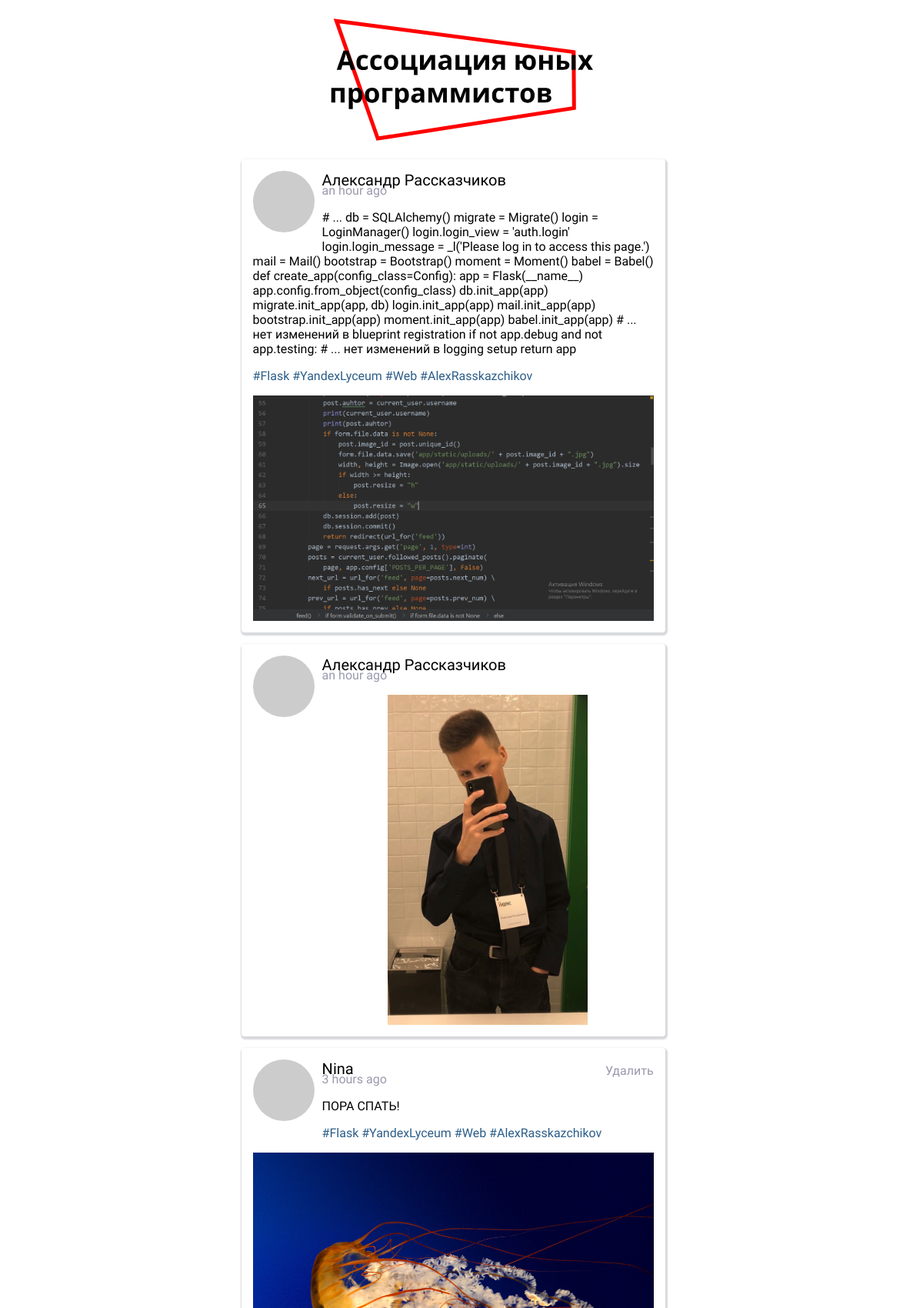
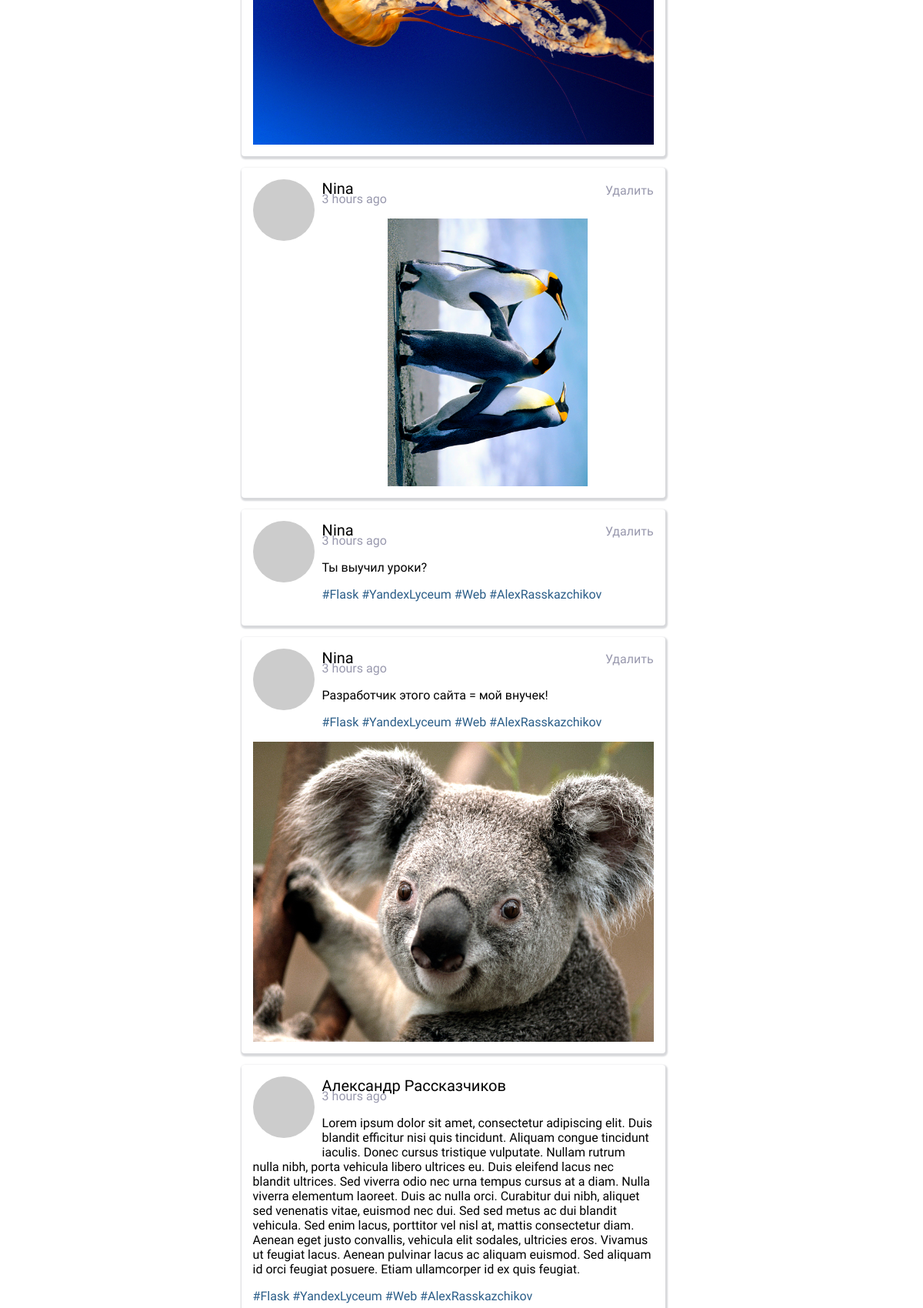
The page /explore (signed in, upper part) on the database its author committed (2 pictures, top to bottom).
### app/models.py (models this page shows, shortened)
class Post(db.Model):
    id = db.Column(db.Integer, primary_key=True)
    body = db.Column(db.String(140))
    timestamp = db.Column(db.DateTime, index=True, default=datetime.utcnow)
    user_id = db.Column(db.Integer, db.ForeignKey('user.id'))
    image_id = db.Column(db.String(140))
    resize = db.Column(db.String(1))

class User(UserMixin, db.Model):
    id = db.Column(db.Integer, primary_key=True)
    username = db.Column(db.String(64), index=True, unique=True)
    email = db.Column(db.String(120), index=True, unique=True)
    password_hash = db.Column(db.String(128))
    posts = db.relationship('Post', backref='author', lazy='dynamic')
    about_me = db.Column(db.String(140))
    last_seen = db.Column(db.DateTime, default=datetime.utcnow)
    followed = db.relationship(
        'User', secondary=followers,
        primaryjoin=(followers.c.follower_id == id),
        secondaryjoin=(followers.c.followed_id == id),
        backref=db.backref('followers', lazy='dynamic'), lazy='dynamic')
    def avatar(self, size):
        digest = md5(self.email.lower().encode('utf-8')).hexdigest()
        return 'https://www.gravatar.com/avatar/{}?d=identicon&s={}'.format(
            digest, size)

### app/routes.py (the view)
@app.route('/explore')
@login_required
def explore():
    page = request.args.get('page', 1, type=int)
    posts = Post.query.order_by(Post.timestamp.desc()).paginate(
        page, app.config['POSTS_PER_PAGE'], False)
    next_url = url_for('explore', page=posts.next_num) \
        if posts.has_next else None
    prev_url = url_for('explore', page=posts.prev_num) \
        if posts.has_prev else None
    return render_template("feed.html", posts=posts.items,
                           next_url=next_url, prev_url=prev_url)

### app/models.py (called while the page is built)
@login.user_loader
def load_user(user_id):
    return User.query.get(int(user_id))

### app/routes.py (called while the page is built)
@app.before_request
def before_request():
    if current_user.is_authenticated:
        current_user.last_seen = datetime.utcnow()
        db.session.commit()

### app/templates/feed.html (shortened to what this page needs)
{% extends "base.html" %}
{% block content %}
    <div style="text-align: left; width: 40%; margin: auto; padding-top: 1em;">
        {% for post in posts %}
        {% include '_post.html' %}
        {% endfor %}
    </div>
{% endblock %}

### app/templates/_post.html (shortened to what this page needs)
<link rel="stylesheet" href="/static/main.css">
<div class="post">
    <div class="post-avatar">
            <a href="{{ url_for('user', username=post.author.username) }}">
        <img src="{{ post.author.avatar(36) }}" class="post-avatar">
            </a>
            </div>
    {% if post.user_id == current_user.id %}
        <a href="/delete_post/{{post.id}}">
            <p class="small-text">
            Удалить
            </p>
        </a>
    {% endif %}
    <div class="post-username">
        {{post.author.username}}
    </div>
    <p class="post-time">{{moment(post.timestamp).fromNow()}}</p>
    {% if post.body %}
    <div class="post-text">
        <p>{{ post.body }}</p></div>
    <p>#Flask #YandexLyceum #Web #AlexRasskazchikov</p>
    {% endif %}
    {% if post.image_id %}
        <div align="center">
            <a href="static/uploads/{{post.image_id}}.jpg">
                {% if post.resize == "h" %}
                    <img src="/static/uploads/{{ post.image_id }}.jpg" class="post-image-w" align="center">
                {% else %}
                     <img src="/static/uploads/{{ post.image_id }}.jpg" class="post-image-h" align="center">
                {% endif %}
            </a>
        </div>
    {% endif %}
</div>

### app/static/main.css (style rules this page uses)
a { text-decoration: none; }
.post-avatar { border-radius: 50%; }
body { background-color: white; }
p, h1, h3 { font-family: "Istok Web"; }
.post { font-family: "Istok Web"; width: 110%; background: #fff; border-radius: 4px; border-color: #d7d8db; box-shadow: 1px 2px 2px 2px #d7d8db; padding: 15px; margin-left: -3.1em; margin-bottom: 15px; }
.post-text { margin-top: 10px; margin-bottom: 10px; }
.post-image-h { max-width:50%; max-height:50%; margin-bottom: 0em; }
.post-image-w { max-width:100%; max-height:100%; margin-bottom: 0em; }
.post-avatar { float: left; margin-right: 5px; margin-bottom: 5px; }
.post-username { font-size: 20px; margin-bottom: -10px; }
.post-time { margin-top: 2px; margin-left: -10px; color: #9999AE; }
.small-text { color: #9999AE; text-align: right; float: right; margin-top: 0.3em; }

### rows shown on the page
Post: author.username "Александр Рассказчиков", timestamp "an hour ago", body "# ... db = SQLAlchemy() migrate = Migrate() login = LoginManager() login.login_view = 'auth.login' login.login_message = _l('Please log in to access this page.') mail = Mail() bootstrap = Bootstrap() moment = Moment() babel = Babel() def create_app(config_class=Config): app = Flask(__name__) app.config.from_object(config_class) db.init_app(app) migrate.init_app(app, db) login.init_app(app) mail.init_app(app) bootstrap.init_app(app) moment.init_app(app) babel.init_app(app) # ... нет изменений в blueprint registration if not app.debug and not app.testing: # ... нет изменений в logging setup return app", image_id (picture)
Post: author.username "Александр Рассказчиков", timestamp "an hour ago", image_id (picture)
Post: author.username "Nina", timestamp "3 hours ago", body "ПОРА СПАТЬ!", image_id (picture)
Post: author.username "Nina", timestamp "3 hours ago", image_id (picture)
Post: author.username "Nina", timestamp "3 hours ago", body "Ты выучил уроки?"
Post: author.username "Nina", timestamp "3 hours ago", body "Разработчик этого сайта = мой внучек!", image_id (picture)
Post: author.username "Александр Рассказчиков", timestamp "3 hours ago", body "Lorem ipsum dolor sit amet, consectetur adipiscing elit. Duis blandit efficitur nisi quis tincidunt. Aliquam congue tincidunt iaculis. Donec cursus tristique vulputate. Nullam rutrum nulla nibh, porta vehicula libero ultrices eu. Duis eleifend lacus nec blandit ultrices. Sed viverra odio nec urna tempus cursus at a diam. Nulla viverra elementum laoreet. Duis ac nulla orci. Curabitur dui nibh, aliquet sed venenatis vitae, euismod nec dui. Sed sed metus ac dui blandit vehicula. Sed enim lacus, porttitor vel nisl at, mattis consectetur diam. Aenean eget justo convallis, vehicula elit sodales, ultricies eros. Vivamus ut feugiat lacus. Aenean pulvinar lacus ac aliquam euismod. Sed aliquam id…"
